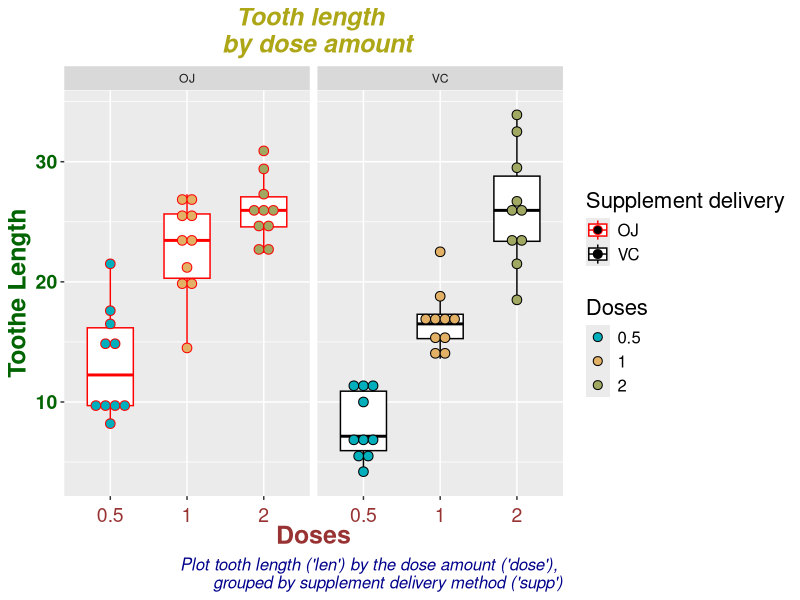

Here is the R script that generated this plot:
## ---- chunk 1
data(ToothGrowth)
str(ToothGrowth)
## ---- chunk 2
library(tidyr)
library(rstatix)
ToothGrowth %>% sample_n_by(dose, size = 3)
## ---- chunk 3
# Quick summary of the data
summary(ToothGrowth)
# Exploration of ToothGrowth$dose and ToothGrowth$len, since we know exactly what ToothGrowth$supp contains
unique(ToothGrowth$dose)
unique(ToothGrowth$len)
## ---- chunk 4
library(ggplot2)
my_plot_fun <- function(my_data,my_x) {
  my_data <- as.data.frame(my_data)
  my_data %>%
  ggplot(aes(x=my_x, y=len)) +
theme(plot.title = element_text(color="#ADA717", size=18, face="bold.italic",hjust=0.5),
 axis.title.x = element_text(color="#993333", size=18, face="bold"),
 axis.text.x = element_text(color="#993333", size=14,vjust = 0),
 axis.title.y = element_text(color="darkgreen", size=18, face="bold"),
 axis.text.y = element_text(face="bold", color="darkgreen", size=14),
 legend.text = element_text(size=12),
 legend.title = element_text(size=16))}

# Conversion of ToothGrowth$dose into a factor
ToothGrowth$dose<-as.factor(ToothGrowth$dose)

mpt <-my_plot_fun(ToothGrowth,my_x = ToothGrowth$dose) + 
  geom_boxplot(aes(color = supp,group=dose), width = 0.6) +
  geom_dotplot(aes(fill = as.factor(dose), color = supp,group=dose), binaxis='y', stackdir='center', 
               dotsize = 0.8,position = position_dodge(0.8),binwidth=1)+
  scale_fill_manual( values = c("#00AFBB", "#E3B166","#A1A861"))+
  scale_color_manual(values = c("red", "black")) + facet_grid(~ supp)+
  labs(x = "Doses", y ="Toothe Length", fill = "Doses", color="Supplement delivery",
    title = "Tooth length \n by dose amount",
  caption = "Plot tooth length ('len') by the dose amount ('dose'), \n grouped by supplement delivery method ('supp')") +
  theme(plot.caption = element_text(color = "darkblue", face = "italic", size = 12))
## ---- chunk 5
mpt
